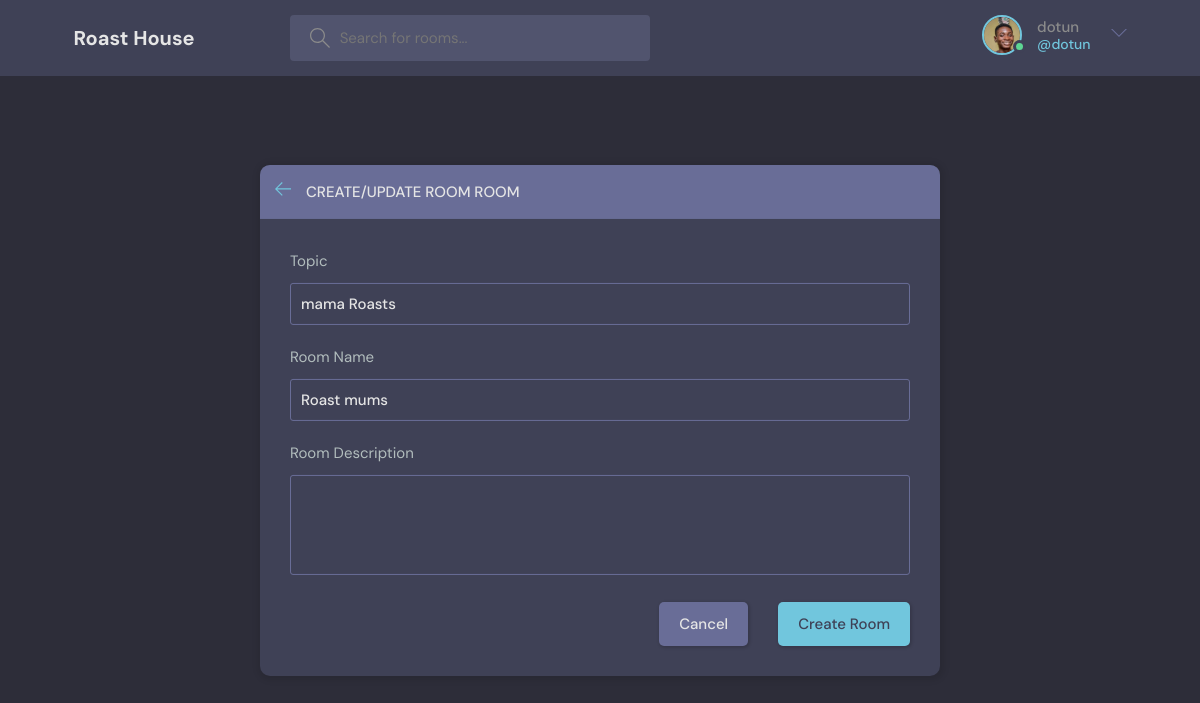
Screenshot of /update-room/3/ (signed in) with the database file from the repository.
### base/models.py (models this page shows, shortened)
class User(AbstractUser):
    name = models.CharField(max_length=200, null=True)
    email = models.EmailField(null=True, unique=True)
    username = models.CharField(max_length=200, null=True)
    bio = models.TextField(null=True)
    avatar = models.ImageField(null=True, default="avatar.svg")
    USERNAME_FIELD = 'email'
    REQUIRED_FIELDS = ['name', 'username']

class Room(models.Model):
    host = models.ForeignKey(User, on_delete=models.SET_NULL, null=True)
    topic = models.ForeignKey(Topic, on_delete=models.SET_NULL, null=True)
    name  = models.CharField(max_length=200)
    description = models.TextField(null=True, blank=True)
    participants = models.ManyToManyField(User, related_name='participants', blank=True)
    updated = models.DateTimeField(auto_now=True)
    created = models.DateTimeField(auto_now_add=True)
    class Meta:
        ordering = ['-updated', '-created']

class Topic(models.Model):
    name = models.CharField(max_length=200)

### base/views.py (the view, shortened to what this page needs)
# urls.py: path('update-room/<str:pk>/', views.updateRoom, name='update-room'),
@login_required(login_url='login')
def updateRoom(request, pk):
    room = Room.objects.get(id=pk)
    form = RoomForm(instance=room)
    topics = Topic.objects.all()
    if request.user != room.host:
        return HttpResponse('you are not allowed here')
    context = {'form': form, 'topics':topics, 'room':room}
    return render(request, 'base/room_form.html', context)

### base/forms.py
class RoomForm(ModelForm):
    class Meta:
        model = Room
        fields = '__all__'
        exclude = ['host', 'participants']

### base/templates/base/room_form.html (shortened to what this page needs)
{% extends 'main.html' %} {% block content %}
<main class="create-room layout">
  <div class="container">
    <div class="layout__box">
      <div class="layout__boxHeader">
        <div class="layout__boxTitle">
          <a href="{% url 'home' %}">
            <svg
              version="1.1"
              xmlns="http://www.w3.org/2000/svg"
              width="32"
              height="32"
              viewBox="0 0 32 32"
            >
              <title>arrow-left</title>
              <path
                d="M13.723 2.286l-13.723 13.714 13.719 13.714 1.616-1.611-10.96-10.96h27.625v-2.286h-27.625l10.965-10.965-1.616-1.607z"
              ></path>
            </svg>
          </a>
          <h3>Create/Update Room Room</h3>
        </div>
      </div>
      <div class="layout__body">
        <form class="form" action="" method="POST">
          <div class="form__group">
            <label for="room_topic">Topic</label>
            <input
              type="text"
              value="{{room.topic.name}}"
              name="topic"
              required
              list="topic-list"
            />
          </div>
          <div class="form__group">
            <label for="room_name">Room Name</label>
            {{form.name}}
          </div>
          <div class="form__group">
            <label for="room_description">Room Description</label>
            {{form.description}}
          </div>
          <div class="form__action">
            <a class="btn btn--dark" href="index.html">Cancel</a>
            <button class="btn btn--main" type="submit">Create Room</button>
          </div>
        </form>
      </div>
    </div>
  </div>
</main>
{% endblock content %}

### templates/navbar.html (shortened to what this page needs)
{% load static %}
<header class="header header--loggedIn">
  <div class="container">
    <a href="{% url 'home' %}" class="header__logo">
      <h1>Roast House</h1>
    </a>
    <form class="header__search" action="{% url 'home' %}" method="GET">
      <label>
        <input placeholder="Search for rooms..." type="text" name="q" />
      </label>
    </form>
    <nav class="header__menu">
      {% if request.user.is_authenticated %}
      <div class="header__user">
        <a href="{% url 'update-user' %}">
          <div class="avatar avatar--medium active">
            <img src="{{request.user.avatar.url}}" />
          </div>
          <p>
            {{request.user.username}} <span>@{{request.user.username}}</span>
          </p>
        </a>
        <button class="dropdown-button">
          <svg
            version="1.1"
            xmlns="http://www.w3.org/2000/svg"
            width="32"
            height="32"
            viewBox="0 0 32 32"
          >
            <title>chevron-down</title>
            <path d="M16 21l-13-13h-3l16 16 16-16h-3l-13 13z"></path>
          </svg>
        </button>
      </div>
      {% else %}
      <a href="{% url 'login' %}">
        <img src="{% static 'images/avatar.svg' %}" />
        <p>Login</p>
      </a>
      {% endif %}
    </nav>
  </div>
</header>

### rows the page displays
User: user.avatar (picture), user.username "dotun"
Room: topic "mama Roasts", name "Roast mums"
